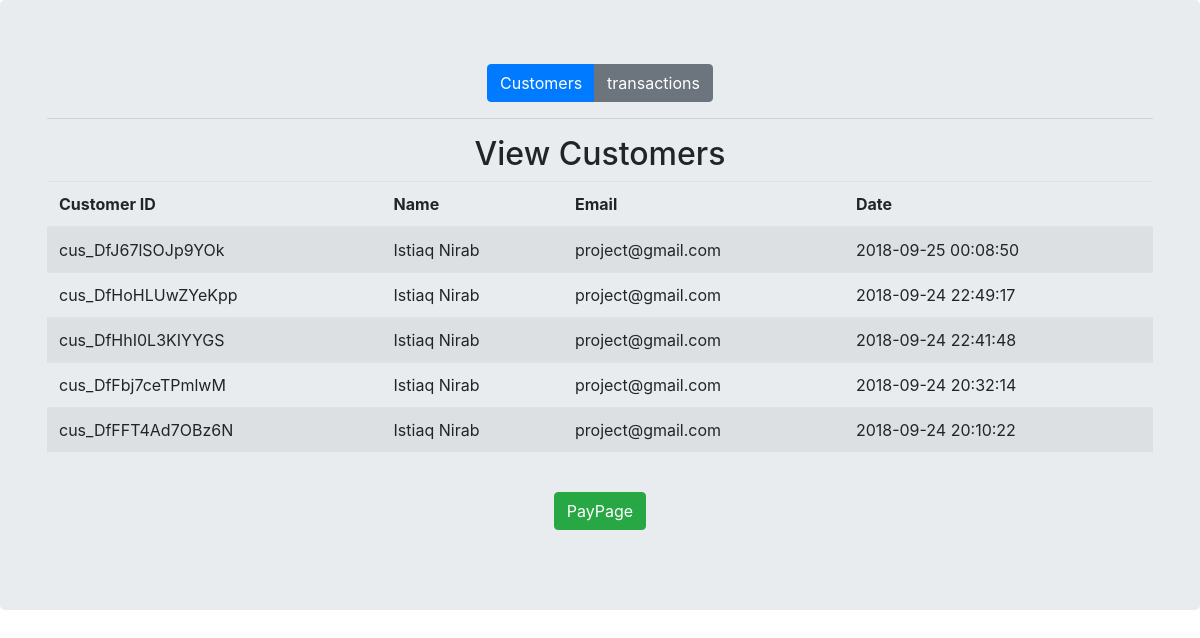
The page /customers.php on the database its author committed.
### tables this page shows
CREATE TABLE `tbl_customers` (
  `id` varchar(200) NOT NULL,
  `first_name` varchar(200) NOT NULL,
  `last_name` varchar(200) NOT NULL,
  `email` varchar(200) NOT NULL,
  `creat_date` datetime NOT NULL DEFAULT CURRENT_TIMESTAMP
);

### lib/pdo_db.php (called while the page is built, shortened)
<?php
class Database {
	private $host = DB_HOST;
	private $user = DB_USER;
	private $pass = DB_PASS;
	private $dbname = DB_NAME;
	private $dbh;
	private $stmt;
	public function __construct() {
		$dsn = 'mysql:host=' . $this->host . ';dbname=' . $this->dbname;
		$options = array (
			PDO::ATTR_PERSISTENT => true,
			PDO::ATTR_ERRMODE => PDO::ERRMODE_EXCEPTION
		);
		try {
			$this->dbh = new PDO ($dsn, $this->user, $this->pass, $options);
		}
		catch ( PDOException $e ) {
			$this->error = $e->getMessage();
		}
	}
	public function query($query) {
		$this->stmt = $this->dbh->prepare($query);
	}
	public function execute(){
		return $this->stmt->execute();
	}
	public function resultset(){
		$this->execute();
		return $this->stmt->fetchAll(PDO::FETCH_OBJ);
	}
}

### modules/customers.php (called while the page is built, shortened)
<?php
class Customer
{
	private $db;
	function __construct()
	{
		$this->db = new Database;
	}
	public function getCustomers()
	{
		$this->db->query('SELECT * FROM tbl_customers ORDER BY creat_date DESC');
		$result = $this->db->resultset();
		return $result;
	}
}

### customers.php (the view, shortened to what this page needs)
<?php
require_once('lib/pdo_db.php');
require_once('modules/customers.php');
$customer = new Customer();
$customers = $customer->getCustomers();
?>
<link rel="stylesheet" href="https://stackpath.bootstrapcdn.com/bootstrap/4.1.3/css/bootstrap.min.css">
<section class="jumbotron text-center">
        <div class="container">
        	<div class="btn-group" role="group">
        		<a href="customers.php" class="btn btn-primary">Customers</a>
        		<a href="transaction.php" class="btn btn-secondary">transactions</a>
        	</div>
        	<hr>
        	<h2>View Customers</h2>
        	<table class="table table-striped">
        		<thead>
        			<tr>
        				<th>Customer ID</th>
        				<th>Name</th>
        				<th>Email</th>
        				<th>Date</th>
        			</tr>
        		</thead>
        		<tbody>
<?php foreach ($customers as $key) { ?>
        			<tr>
        				<td><?php echo $key->id; ?></td>
        				<td><?php echo $key->first_name; ?> <?php echo $key->last_name; ?></td>
        				<td><?php echo $key->email; ?></td>
        				<td><?php echo $key->creat_date; ?></td>
        			</tr>
<?php } ?>
        		</tbody>
        	</table>
        	<br>
        	<p><a class="btn btn-success" href="index.php">PayPage</a></p>
        </div>
</section>

### rows shown on the page
tbl_customers: id "cus_DfJ67lSOJp9YOk", first_name "Istiaq", last_name "Nirab", email "project@gmail.com", creat_date "2018-09-25 00:08:50"
tbl_customers: id "cus_DfHoHLUwZYeKpp", first_name "Istiaq", last_name "Nirab", email "project@gmail.com", creat_date "2018-09-24 22:49:17"
tbl_customers: id "cus_DfHhI0L3KIYYGS", first_name "Istiaq", last_name "Nirab", email "project@gmail.com", creat_date "2018-09-24 22:41:48"
tbl_customers: id "cus_DfFbj7ceTPmlwM", first_name "Istiaq", last_name "Nirab", email "project@gmail.com", creat_date "2018-09-24 20:32:14"
tbl_customers: id "cus_DfFFT4Ad7OBz6N", first_name "Istiaq", last_name "Nirab", email "project@gmail.com", creat_date "2018-09-24 20:10:22"
